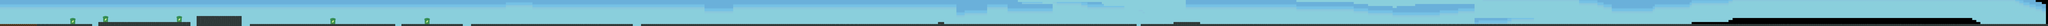

Tiled map render using the project's own tile images. Description and the map definition, with tile-layer contents summarised, below:
An orthogonal 1000x13 tile map with 16x16 px tiles, 2 tile layers (background, Слой тайлов 1), 4 tilesets and 28 objects.

<map version="1.2" tiledversion="1.2.4" orientation="orthogonal" renderorder="right-down" width="1000" height="13" tilewidth="16" tileheight="16" infinite="0" nextlayerid="8" nextobjectid="38">
 <tileset firstgid="1" name="STORAGE" tilewidth="16" tileheight="16" tilecount="4" columns="2">
  <image source="STORAGE.png" width="32" height="32" />
 </tileset>
 <tileset firstgid="5" name="sky" tilewidth="16" tileheight="16" tilecount="312" columns="24">
  <image source="sky.png" width="384" height="216" />
 </tileset>
 <tileset firstgid="317" name="sann" tilewidth="16" tileheight="16" tilecount="9" columns="3">
  <image source="sann.png" width="50" height="60" />
 </tileset>
 <tileset firstgid="326" source="CLAYBRICKS.tsx" />
 <layer id="4" name="background" width="1000" height="13">
  <data>[13000 cells, 12456 non-empty, 287 distinct tile ids]</data>
 </layer>
 <layer id="1" name="Слой тайлов 1" width="1000" height="13">
  <data>[13000 cells, 1171 non-empty, 12 distinct tile ids]</data>
 </layer>
 <objectgroup id="2" name="ground">
  <object id="2" x="1.33333" y="190.667" width="718.667" height="17.3333" />
  <object id="4" x="768" y="173.333" width="718.667" height="33.3333" />
  <object id="6" x="1537.33" y="125.333" width="350.667" height="84" />
  <object id="7" x="1953.33" y="188" width="546.667" height="21.3333" />
  <object id="10" x="2480" y="186.667" width="605.333" height="22.6667" />
  <object id="11" x="2930.67" y="293.333" />
  <object id="12" x="3136" y="190.667" width="456" height="18.6667" />
  <object id="13" x="3314.67" y="274.667" />
  <object id="14" x="3569.33" y="189.333" width="46.6667" height="21.3333" />
  <object id="15" x="3560" y="261.333" />
  <object id="17" x="3674.67" y="192" width="709.333" height="18.6667" />
  <object id="18" x="4452" y="264" />
  <object id="20" x="4374" y="192" width="515" height="19" />
  <object id="21" x="4692" y="256" />
  <object id="22" x="4869" y="191" width="75" height="19" />
  <object id="23" x="4881" y="232" />
  <object id="24" x="5008" y="190" width="10990" height="18" />
 </objectgroup>
 <objectgroup id="6" name="Police">
  <object id="26" x="400" y="148" width="24" height="38" />
  <object id="27" x="1104" y="132" width="34" height="40" />
  <object id="28" x="1718" y="78" width="32" height="44" />
  <object id="29" x="2146" y="150" width="34" height="34" />
  <object id="30" x="2882" y="142" width="32" height="44" />
 </objectgroup>
 <objectgroup id="7" name="Sanitek">
  <object id="31" x="546" y="144" width="32" height="42" />
  <object id="32" x="648" y="272" />
  <object id="34" x="1388" y="132" width="28" height="36" />
  <object id="35" x="3328" y="150" width="18" height="38" />
  <object id="36" x="2594" y="150" width="12" height="30" />
  <object id="37" x="2606" y="180" />
 </objectgroup>
</map>
